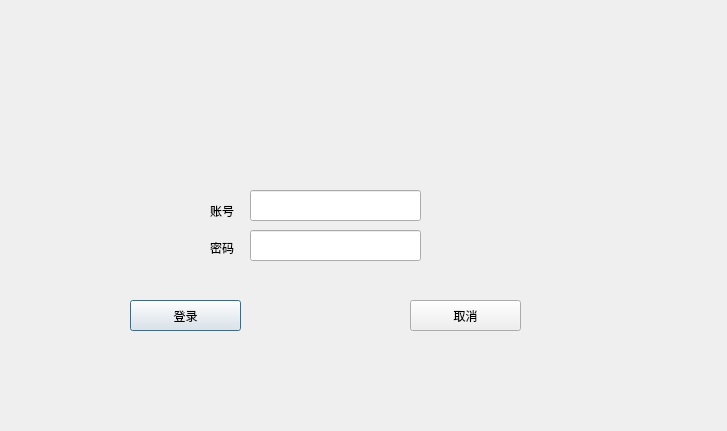
<?xml version="1.0" encoding="UTF-8"?>
<ui version="4.0">
 <class>LoginDialog</class>
 <widget class="QDialog" name="LoginDialog">
  <property name="geometry">
   <rect>
    <x>0</x>
    <y>0</y>
    <width>727</width>
    <height>431</height>
   </rect>
  </property>
  <property name="windowTitle">
   <string>LoginDialog</string>
  </property>
  <widget class="QLabel" name="imgLabel">
   <property name="geometry">
    <rect>
     <x>0</x>
     <y>0</y>
     <width>701</width>
     <height>391</height>
    </rect>
   </property>
   <property name="text">
    <string/>
   </property>
   <property name="pixmap">
    <pixmap>:/images/login.png</pixmap>
   </property>
  </widget>
  <widget class="QLabel" name="label_2">
   <property name="geometry">
    <rect>
     <x>210</x>
     <y>240</y>
     <width>31</width>
     <height>16</height>
    </rect>
   </property>
   <property name="text">
    <string>密码</string>
   </property>
  </widget>
  <widget class="QLineEdit" name="accountEdit">
   <property name="geometry">
    <rect>
     <x>250</x>
     <y>190</y>
     <width>171</width>
     <height>31</height>
    </rect>
   </property>
  </widget>
  <widget class="QLineEdit" name="codeEdit">
   <property name="geometry">
    <rect>
     <x>250</x>
     <y>230</y>
     <width>171</width>
     <height>31</height>
    </rect>
   </property>
   <property name="echoMode">
    <enum>QLineEdit::Password</enum>
   </property>
  </widget>
  <widget class="QPushButton" name="loginBtn">
   <property name="geometry">
    <rect>
     <x>130</x>
     <y>300</y>
     <width>111</width>
     <height>31</height>
    </rect>
   </property>
   <property name="text">
    <string>登录</string>
   </property>
  </widget>
  <widget class="QPushButton" name="cancelBtn">
   <property name="geometry">
    <rect>
     <x>410</x>
     <y>300</y>
     <width>111</width>
     <height>31</height>
    </rect>
   </property>
   <property name="text">
    <string>取消</string>
   </property>
  </widget>
  <widget class="QLabel" name="label_3">
   <property name="geometry">
    <rect>
     <x>210</x>
     <y>200</y>
     <width>31</width>
     <height>21</height>
    </rect>
   </property>
   <property name="text">
    <string>账号</string>
   </property>
  </widget>
 </widget>
 <layoutdefault spacing="6" margin="11"/>
 <resources>
  <include location="res.qrc"/>
 </resources>
 <connections/>
</ui>
